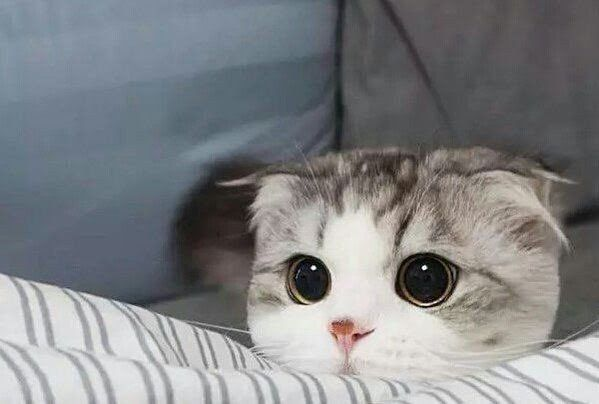
#> input picture cat.jpg, 599 x 404 px
$ python 'example 9.2.py'
#> lines starting #> are read from the running program, lines starting #| are printed output that depends on the picture
#이미지 회전
import cv2

image = cv2.imread('cat.jpg')
#> image is the input picture: shape (404, 599, 3); mean B, G, R 133.1, 130.6, 128.6

# 행과 열 정보만 저장합니다.
height, width = image.shape[:2]
#> height = 404; width = 599
                # 회전의 중심값을 세로 절반 가로 절반,  회전각도,크기
M = cv2.getRotationMatrix2D((width / 2, height / 2), 90, 0.5)#회전
dst = cv2.warpAffine(image, M, (width, height))#사진 넣어주기
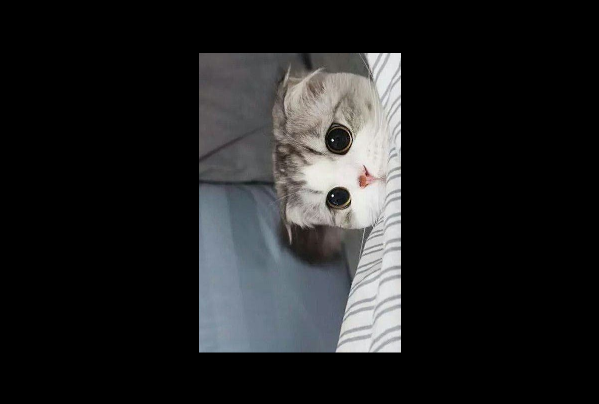
#> dst: shape (404, 599, 3); mean B, G, R 33.4, 32.7, 32.2

cv2.imshow('Image Basic', dst)#사진 출력
cv2.waitKey(0)#창이 닫히지 않도록 하는것

$ run again, with sky.jpg copied over cat.jpg
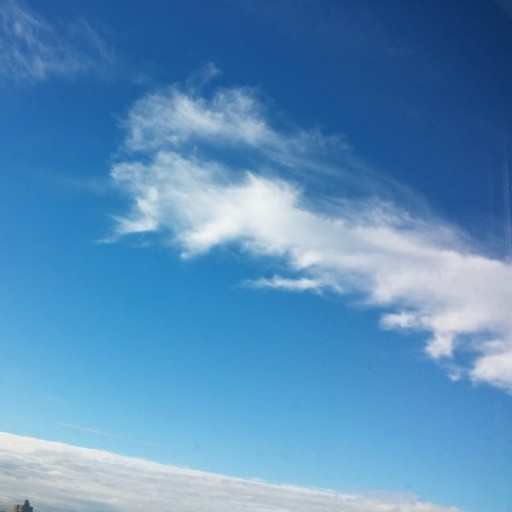
#> input picture sky.jpg, 512 x 512 px
#> image is the input picture: shape (512, 512, 3); mean B, G, R 188.2, 142.6, 89.1
#> `dst = cv2.warpAffine(image, M, (width, height))#사진 넣어주기`:
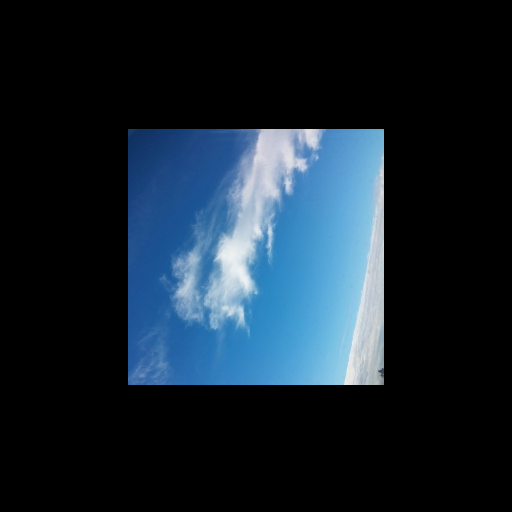
#> dst: shape (512, 512, 3); mean B, G, R 47.1, 35.6, 22.2
